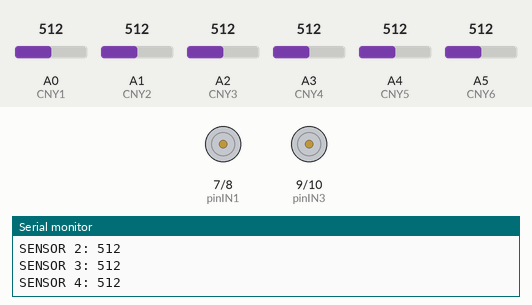
Simulated run of this sketch. Board: Arduino Uno, built with avr-gcc and run on an emulated ATmega328P. Parts: motor-driver pin pairs drawn as motors (green arrow = first pin HIGH = forward, orange = second pin HIGH = backward, longer = more drive, scaled by the enable pin), the last lines printed to the serial monitor. The inputs (shaded band) are chosen by the test bench; at power-on: A0 (CNY1) = 512, A1 (CNY2) = 512, A3 (CNY4) = 512, A4 (CNY5) = 512, A5 (CNY6) = 512, A2 (CNY3) = 512.

Above: at 1.2 s.
1.3 s: A0 (CNY1) set to 484
At 2.0 s:
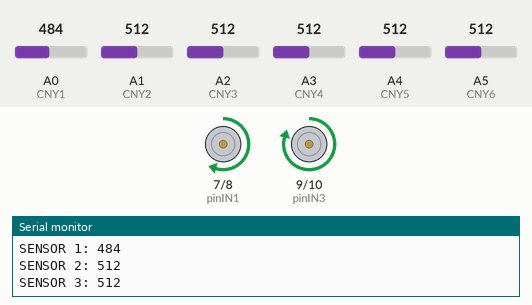
2.9 s: A1 (CNY2) set to 490
At 3.7 s:
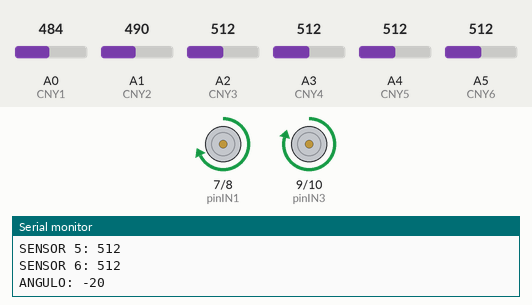
4.6 s: A3 (CNY4) set to 488
At 5.9 s:
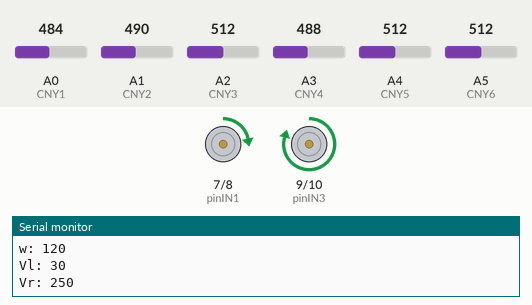
6.2 s: A0 (CNY1) set to 716
At 7.0 s:
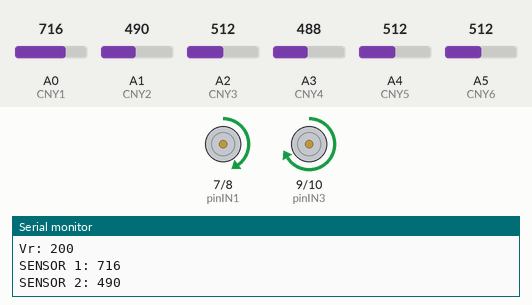
7.8 s: A4 (CNY5) set to 30
At 8.5 s:
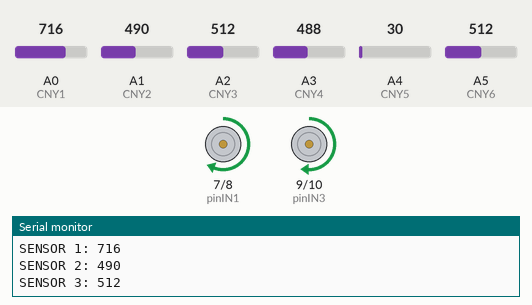
9.4 s: A5 (CNY6) set to 306
At 10.9 s:
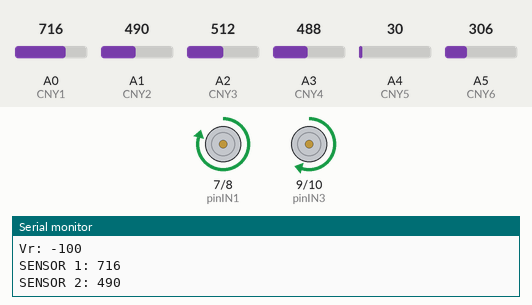
Timing chart, 0 to 12.0 s (numbered marks = the images above; inputs shaded):
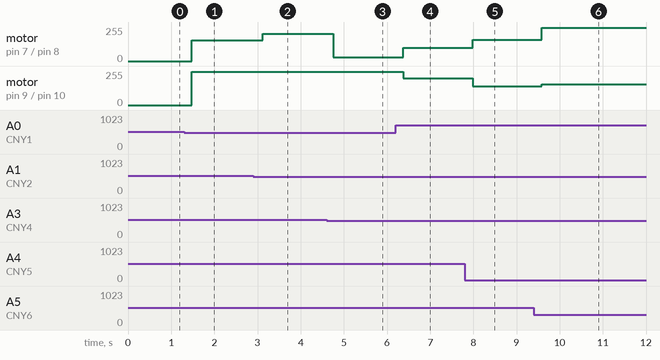

Measured:
- the behaviour switches between 500 and 499 on A0 (CNY1) (found by bisection; images 0 and 1)
- the behaviour switches between 500 and 499 on A1 (CNY2) (found by bisection; images 1 and 2)
- the behaviour switches between 500 and 499 on A3 (CNY4) (found by bisection; images 2 and 3)
- after the input at 1.3 s, motor on pin 7 (pinIN1) / pin 8 (pinIN2): stopped → forward 156/255 after 0.18 s; motor on pin 9 (pinIN3) / pin 10 (pinIN4): stopped → forward 250/255 after 0.18 s
- after the input at 2.9 s, motor on pin 7 (pinIN1) / pin 8 (pinIN2): forward 156/255 → forward 206/255 after 0.22 s
- after the input at 4.6 s, motor on pin 7 (pinIN1) / pin 8 (pinIN2): forward 206/255 → forward 30/255 after 0.16 s
- after the input at 6.2 s, motor on pin 7 (pinIN1) / pin 8 (pinIN2): forward 30/255 → forward 100/255 after 0.18 s; motor on pin 9 (pinIN3) / pin 10 (pinIN4): forward 250/255 → forward 200/255 after 0.18 s
- after the input at 7.8 s, motor on pin 7 (pinIN1) / pin 8 (pinIN2): forward 100/255 → forward 160/255 after 0.19 s; motor on pin 9 (pinIN3) / pin 10 (pinIN4): forward 200/255 → forward 140/255 after 0.19 s
- after the input at 9.4 s, motor on pin 7 (pinIN1) / pin 8 (pinIN2): forward 160/255 → forward 250/255 after 0.19 s; motor on pin 9 (pinIN3) / pin 10 (pinIN4): forward 140/255 → forward 156/255 after 0.19 s

The sketch:

siguelineasV6.ino
```cpp
#include <TimerOne.h>
//  Pines
#define UMBRAL 500 //si valor > UMBRAL ---> BLANCO
#define VEL_NORMAL 150
#define TRUE 1
#define FALSE 0
#define TM 25000
#define INTMAX 500
#define VMAX 250
#define KP 10

volatile int flag = 0;

//MOTOR A, derecho

//1 izq, 6 derec
int CNY1 = A0;
int CNY2 = A1;
int CNY3 = A2;
int CNY4 = A3;
int CNY5 = A4;
int CNY6 = A5;

int vec_cny70[6]; //Tabla que almacena los valores de los sensores

const int pinENA = 6;  //Controla velocidad de motor A
const int pinENB = 11;  //Controla velocidad de motor B
//  Pines para el movimiento de los motores
//  Control motor A
const int pinIN1 = 7;
const int pinIN2 = 8;
//  Control motor B
const int pinIN3 = 9;
const int pinIN4 = 10;

int vel = VEL_NORMAL;

const int pinMotorA[3] = {pinENA, pinIN1, pinIN2};
const int pinMotorB[3] = {pinENB, pinIN3, pinIN4};

int valor1 = 0;
int valor2 = 0;
int valor3 = 0;
int valor4 = 0;
int valor5 = 0;
int valor6 = 0;

int error = 0;

int w = 0;

void setup() {

  Timer1.initialize(TM);
  Timer1.attachInterrupt(func_ISR);

  Serial.begin(9600);

  pinMode(pinIN1, OUTPUT);
  pinMode(pinIN2, OUTPUT);
  pinMode(pinIN3, OUTPUT);
  pinMode(pinIN4, OUTPUT);
  pinMode(pinENA, OUTPUT);
  pinMode(pinENB, OUTPUT);
}

void loop() {

  int Vl = 0;
  int Vr = 0;

  int ang = get_ang();

  leerSensores();

if(flag == 1){

    w = pid(ang);

  Serial.print("ANGULO: ");
  Serial.println(String(ang));
  Serial.println();


    if(ang > 0){ // ang > 0 -> w < 0

    Vl = vel - w;
    Vr = vel + w;

    if(Vl > 250){
      Vl = VMAX;
    }
    else if(Vr < 0){
      Vr = 0;
    }
    }
    if(ang < 0){ // ang < 0 -> w > 0

    Vl = vel - w;
    Vr = vel + w;

    if(Vr > 255){
      Vr = VMAX;
    }
    else if(Vl < 0){
      Vl = 0;
    }
    }

    Serial.print("w: ");
    Serial.println(String(w));
    Serial.print("Vl: ");
    Serial.println(String(Vl));
    Serial.print("Vr: ");
    Serial.println(String(Vr));

    set_vel_motor(Vl, pinMotorA);
    set_vel_motor(Vr, pinMotorB);
  }
}

void set_vel_motor(int velocidad, const int pinMotor[3]){

    digitalWrite(pinMotor[1], HIGH);
    digitalWrite(pinMotor[2], LOW);
    analogWrite(pinMotor[0], velocidad);

}

int pid(int ang){

  static int sum_errores = 0;
  static int error_anterior = 0;
  float Kp = KP;
  int Kd = 0; //300
  int Ki = 0;
  int d_error = 0;
  int omega = 0;

  error_anterior = error;
  error = -ang;

  d_error = (error - error_anterior);  // Calculamos la derivada despreciando el tiempo de muestreo

  sum_errores += error;

  if(sum_errores >= INTMAX){
    sum_errores = INTMAX;
  }
  if(sum_errores <= -INTMAX){
    sum_errores = -INTMAX;
  }


  omega = Kp*error + Kd*d_error + Ki*sum_errores;

  if(omega >= 1000){
    omega = 1000;
  }
  if(omega <= -1000){
    omega = -1000;
  }

  flag = 0;
  return omega;
}

void leerSensores(){

  vec_cny70[0] = analogRead(CNY1);  //Sensor 1
  vec_cny70[1] = analogRead(CNY2);  //Sensor 2
  vec_cny70[2] = analogRead(CNY3);  //Sensor 3
  vec_cny70[3] = analogRead(CNY4);  //Sensor 4
  vec_cny70[4] = analogRead(CNY5);  //Sensor 5
  vec_cny70[5] = analogRead(CNY6);  //Sensor 6

  for(int i = 0; i < 6; i++){
    Serial.print("SENSOR " + String(i + 1) + ": ");
    Serial.println(String(vec_cny70[i]));

  }

}


void func_ISR(){

   flag = 1;
}

int get_ang(){

  static int ang_ant = 0;
  int cny_70[6];
  int ang = 0;
  int n = 0;
  int aux = 0;

  for(int i = 0; i < 6; i++){
    if(analogRead(i) < UMBRAL){
      cny_70[i] = 1;  //  NEGRO
    }
    else{
      cny_70[i] = 0;  //  BLANCO
    }
  }

 for(int i = 0; i < 6; i++){
   ang += cny_70[i]*10*(1+i);
   n += cny_70[i];
  }

 if(n == 0){
  if(ang_ant <= -25)  //La línea se ha ido por la izquierda
    ang = -35;
  if(ang_ant >= 25)  //La línea de ha ido por la derecha
    ang = 35;
  if(ang_ant < 25 && ang_ant > -25)  //La línea se ha acabado
    ang = ang_ant;
 }
 else if(n > 3){  //Estaríamos cruzando con otra línea
  for(int i = 0; i < 3 && aux == 0; i++){
    if(cny_70[i] != 0 || cny_70[5 - i] != 0){
      aux = 1;
      if(cny_70[i] != 0 && cny_70[5 - i] == 0)
        ang = 10*(i+1);
      else if(cny_70[i] == 0 && cny_70[5 - i] != 0)
        ang = 10*((5 - i)+1);
      else
      ang = 35;
    }
  }
 ang = ang - 35;
 }
 else //Medida correcta
  ang = (ang/n) - 35;

ang_ant = ang;

  return ang;
}

void fullStop(){

  stopMotor(pinMotorA);
  stopMotor(pinMotorB);
}

void stopMotor(const int pinMotor[3]){

  digitalWrite(pinMotor[1], LOW);
  digitalWrite(pinMotor[2], LOW);

  analogWrite(pinMotor[0], 0);
}

void forward(){

  vel = VEL_NORMAL;

  moveForward(pinMotorA, vel);
  moveForward(pinMotorB, vel);
}

void moveLeft(){

  fullStop();
  vel = VEL_NORMAL;
  stopMotor(pinMotorB);
  moveForward(pinMotorA, vel + 35);

}

void moveRight(){

  fullStop();
  vel = VEL_NORMAL;
  stopMotor(pinMotorA);
  moveForward(pinMotorB, vel);

}


void moveForward(const int pinMotor[3], int speed){

   digitalWrite(pinMotor[1], HIGH);
   digitalWrite(pinMotor[2], LOW);

   analogWrite(pinMotor[0], speed);
}

void moveBackward(const int pinMotor[3], int speed){

   digitalWrite(pinMotor[1], LOW);
   digitalWrite(pinMotor[2], HIGH);

   analogWrite(pinMotor[0], speed);
}
```
